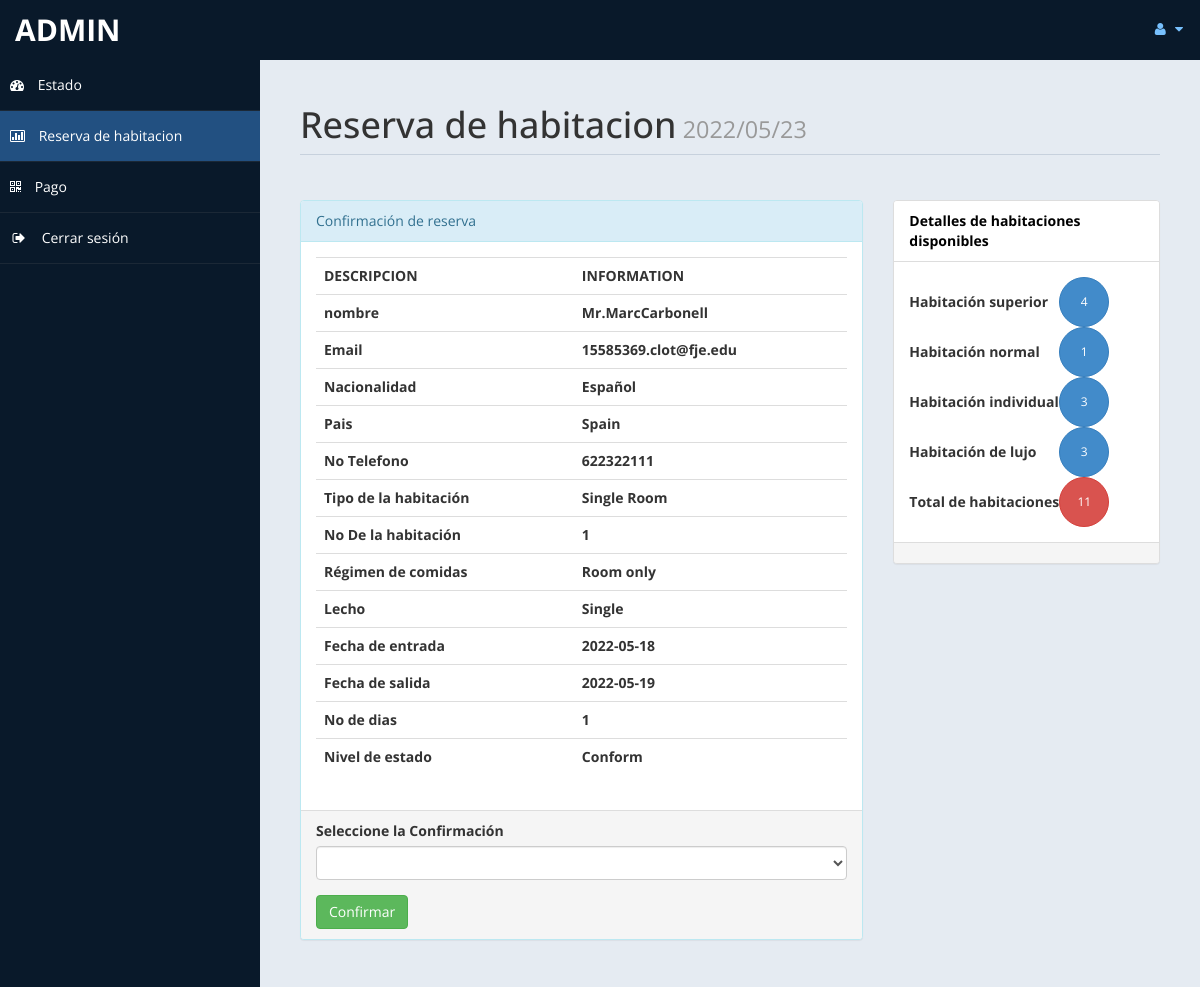
Page /admin/roombook.php?rid=39 (signed in) on the committed database.
### tables this page shows
CREATE TABLE `roombook` (
  `id` int(10) UNSIGNED NOT NULL,
  `Title` varchar(5) DEFAULT NULL,
  `FName` text DEFAULT NULL,
  `LName` text DEFAULT NULL,
  `Email` varchar(50) DEFAULT NULL,
  `National` varchar(30) DEFAULT NULL,
  `Country` varchar(30) DEFAULT NULL,
  `Phone` text DEFAULT NULL,
  `TRoom` varchar(20) DEFAULT NULL,
  `Bed` varchar(10) DEFAULT NULL,
  `NRoom` varchar(2) DEFAULT NULL,
  `Meal` varchar(15) DEFAULT NULL,
  `cin` date DEFAULT NULL,
  `cout` date DEFAULT NULL,
  `stat` varchar(15) DEFAULT NULL,
  `nodays` int(11) DEFAULT NULL
);

### admin/roombook.php (the view, shortened to what this page needs)
<?php
if (!isset($_GET["rid"])) {
	header("location:index.php");
} else {
	$curdate = date("Y/m/d");
	include('db.php');
	$id = $_GET['rid'];
	$sql = "Select * from roombook where id = '$id'";
	$re = mysqli_query($con, $sql);
	while ($row = mysqli_fetch_array($re)) {
		$title = $row['Title'];
		$fname = $row['FName'];
		$lname = $row['LName'];
		$email = $row['Email'];
		$nat = $row['National'];
		$country = $row['Country'];
		$Phone = $row['Phone'];
		$troom = $row['TRoom'];
		$nroom = $row['NRoom'];
		$bed = $row['Bed'];
		$meal = $row['Meal'];
		$cin = $row['cin'];
		$cout = $row['cout'];
		$sta = $row['stat'];
		$days = $row['nodays'];
	}
}
?>
<!DOCTYPE html>
<html xmlns="http://www.w3.org/1999/xhtml">
<head>
	<link href="assets/css/bootstrap.css" rel="stylesheet" />
	<link href="assets/css/font-awesome.css" rel="stylesheet" />
	<link href="assets/css/custom-styles.css" rel="stylesheet" />
</head>
<body>
	<div id="wrapper">
		<nav class="navbar navbar-default top-navbar" role="navigation">
			<div class="navbar-header">
				<a class="navbar-brand" href="home.php"> <?php echo $_SESSION["user"]; ?> </a>
			</div>
			<ul class="nav navbar-top-links navbar-right">
				<li class="dropdown">
					<a class="dropdown-toggle" data-toggle="dropdown" href="#" aria-expanded="false">
						<i class="fa fa-user fa-fw"></i> <i class="fa fa-caret-down"></i>
					</a>
				</li>
			</ul>
		</nav>
		<nav class="navbar-default navbar-side" role="navigation">
			<div class="sidebar-collapse">
				<ul class="nav" id="main-menu">
					<li>
						<a href="home.php"><i class="fa fa-dashboard"></i> Estado</a>
					</li>
					<li>
						<a class="active-menu" href="roombook.php"><i class="fa fa-bar-chart-o"></i> Reserva de habitacion</a>
					</li>
					<li>
						<a href="payment.php"><i class="fa fa-qrcode"></i> Pago</a>
					</li>
					<li>
						<a href="logout.php"><i class="fa fa-sign-out fa-fw"></i> Cerrar sesión</a>
					</li>
				</ul>
			</div>
		</nav>
		<div id="page-wrapper">
			<div id="page-inner">
				<div class="row">
					<div class="col-md-12">
						<h1 class="page-header">
							Reserva de habitacion<small> <?php echo  $curdate; ?> </small>
						</h1>
					</div>
					<div class="col-md-8 col-sm-8">
						<div class="panel panel-info">
							<div class="panel-heading">
								Confirmación de reserva
							</div>
							<div class="panel-body">
								<div class="table-responsive">
									<table class="table">
										<tr>
											<th>DESCRIPCION</th>
											<th>INFORMATION</th>
										</tr>
										<tr>
											<th>nombre</th>
											<th><?php echo $title . $fname . $lname; ?> </th>
										</tr>
										<tr>
											<th>Email</th>
											<th><?php echo $email; ?> </th>
										</tr>
										<tr>
											<th>Nacionalidad </th>
											<th><?php echo $nat; ?></th>
										</tr>
										<tr>
											<th>Pais </th>
											<th><?php echo $country;  ?></th>
										</tr>
										<tr>
											<th> No Telefono</th>
											<th><?php echo $Phone; ?></th>
										</tr>
										<tr>
											<th>Tipo de la habitación</th>
											<th><?php echo $troom; ?></th>
										</tr>
										<tr>
											<th>No De la habitación </th>
											<th><?php echo $nroom; ?></th>
										</tr>
										<tr>
											<th>Régimen de comidas </th>
											<th><?php echo $meal; ?></th>
										</tr>
										<tr>
											<th>Lecho </th>
											<th><?php echo $bed; ?></th>
										</tr>
										<tr>
											<th>Fecha de entrada</th>
											<th><?php echo $cin; ?></th>
										</tr>
										<tr>
											<th>Fecha de salida</th>
											<th><?php echo $cout; ?></th>
										</tr>
										<tr>
											<th>No de dias</th>
											<th><?php echo $days; ?></th>
										</tr>
										<tr>
											<th>Nivel de estado</th>
											<th><?php echo $sta; ?></th>
										</tr>
									</table>
								</div>
							</div>
							<div class="panel-footer">
								<form method="post">
									<div class="form-group">
										<label>Seleccione la Confirmación</label>
										<select name="conf" class="form-control">
											<option value selected> </option>
											<option value="Conform">Confirmar</option>
										</select>
									</div>
									<input type="submit" name="co" value="Confirmar" class="btn btn-success">
								</form>
							</div>
						</div>
					</div>
					<?php
					$rsql = "select * from room";
					$rre = mysqli_query($con, $rsql);
					$r = 0;
					$sc = 0;
					$gh = 0;
					$sr = 0;
					$dr = 0;
					while ($rrow = mysqli_fetch_array($rre)) {
						$r = $r + 1;
						$s = $rrow['type'];
						if ($s == "Superior Room") {
							$sc = $sc + 1;
						}
						if ($s == "Guest House") {
							$gh = $gh + 1;
						}
						if ($s == "Single Room") {
							$sr = $sr + 1;
						}
						if ($s == "Deluxe Room") {
							$dr = $dr + 1;
						}
					}
					?>
					<?php
					$csql = "select * from payment";
					$cre = mysqli_query($con, $csql);
					$cr = 0;
					$csc = 0;
					$cgh = 0;
					$csr = 0;
					$cdr = 0;
					while ($crow = mysqli_fetch_array($cre)) {
						$cr = $cr + 1;
						$cs = $crow['troom'];
						if ($cs == "Superior Room") {
							$csc = $csc + 1;
						}
						if ($cs == "Guest House") {
							$cgh = $cgh + 1;
						}
						if ($cs == "Single Room") {
							$csr = $csr + 1;
						}
						if ($cs == "Deluxe Room") {
							$cdr = $cdr + 1;
						}
					}
					?>
					<div class="col-md-4 col-sm-4">
						<div class="panel panel-default">
							<div class="panel-heading">
								Detalles de habitaciones disponibles
							</div>
							<div class="panel-body">
								<table width="200px">
									<tr>
										<td><b>Habitación superior </b></td>
										<td><button type="button" class="btn btn-primary btn-circle"><?php
																										$f1 = $sc - $csc;
																										if ($f1 <= 0) {
																											$f1 = "NO";
																											echo $f1;
																										} else {
																											echo $f1;
																										}
																										?> </button></td>
									</tr>
									<tr>
										<td><b>Habitación normal</b> </td>
										<td><button type="button" class="btn btn-primary btn-circle"><?php
																										$f2 =  $gh - $cgh;
																										if ($f2 <= 0) {
																											$f2 = "NO";
																											echo $f2;
																										} else {
																											echo $f2;
																										}
																										?> </button></td>
									</tr>
									<tr>
										<td><b>Habitación individual </b></td>
										<td><button type="button" class="btn btn-primary btn-circle"><?php
																										$f3 = $sr - $csr;
																										if ($f3 <= 0) {
																											$f3 = "NO";
																											echo $f3;
																										} else {
																											echo $f3;
																										}
																										?> </button></td>
									</tr>
									<tr>
										<td><b>Habitación de lujo</b> </td>
										<td><button type="button" class="btn btn-primary btn-circle"><?php
																										$f4 = $dr - $cdr;
																										if ($f4 <= 0) {
																											$f4 = "NO";
																											echo $f4;
																										} else {
																											echo $f4;
																										}
																										?> </button></td>
									</tr>
									<tr>
										<td><b>Total de habitaciones</b> </td>
										<td> <button type="button" class="btn btn-danger btn-circle"><?php
																										$f5 = $r - $cr;
																										if ($f5 <= 0) {
																											$f5 = "NO";
																											echo $f5;
																										} else {
																											echo $f5;
																										}
																										?> </button></td>
									</tr>
								</table>
							</div>
							<div class="panel-footer">
							</div>
						</div>
					</div>
				</div>
			</div>
		</div>
	</div>
</body>
</html>

### admin/assets/css/custom-styles.css (style rules this page uses)
body { font-family: 'Open Sans', sans-serif; }
#wrapper { width: 100%; background:#09192A; }
#page-wrapper { padding: 15px 15px; min-height: 600px; background:#E5EBF2; }
#page-inner { width:100%; margin:10px 20px 10px 0px; background-color:transparent; padding:10px; min-height:1200px; }
h1, .h1, h2, .h2, h3, .h3 { margin-top: 7px; margin-bottom: -5px; }
.page-header { padding-bottom: 9px; margin: 10px 0 45px; border-bottom: 1px solid #C7D1DD; }
.panel-default > .panel-heading { color: #000; background-color: #FFFFFF; border-color: #ddd; font-weight:bold; }
.top-navbar { margin:0px; }
.top-navbar .navbar-brand { color: #fff; width: 260px; text-align: left; height: 60px; font-size: 30px; font-weight: 700; text-transform: uppercase; line-height: 30px; }
.top-navbar .nav > li { position: relative; display: inline-block; }
.top-navbar .nav > li > a { position: relative; display: block; padding: 19px 15px; color: #77C0FD; }
.active-menu { background-color:#225081!important; }
.sidebar-collapse , .sidebar-collapse .nav { background:none; }
.sidebar-collapse .nav { padding:0; }
.sidebar-collapse .nav > li > a { color:#fff; background:transparent; text-shadow:none; }
.sidebar-collapse > .nav > li > a { padding:15px 10px; }
.sidebar-collapse > .nav > li { border-bottom: 1px solid rgba(107, 108, 109, 0.19); }
.navbar-side { border:none; background-color: transparent; }
.top-navbar { background:#09192A; border-bottom:none; }
.top-navbar .nav > li > a > i { margin-right: 2px; }
.navbar-default { border:0px solid black; }
.navbar-header { background: #09192A; }
.nav > li > a > i { margin-right:10px; }
.btn-circle { width: 50px; height: 50px; padding: 6px 0; -webkit-border-radius: 25px; -moz-border-radius: 25px; border-radius: 25px; text-align: center; font-size: 12px; line-height: 1.428571429; }
@media (min-width:768px) { #page-wrapper { margin: 0 0 0 260px; padding: 15px 30px; min-height: 1200px; } }
@media (min-width:768px) { .navbar-side { z-index: 1; position: absolute; width: 260px; } }
@media (min-width:768px) { .navbar { border-radius: 0px; } }

### rows in the picture
roombook: Title "Mr.", FName "Marc", LName "Carbonell", Email "15585369.clot@fje.edu", National "Español", Country "Spain", Phone "622322111", TRoom "Single Room", NRoom "1", Meal "Room only", Bed "Single", cin "2022-05-18", cout "2022-05-19", nodays "1", stat "Conform"

### other values in the picture
$_SESSION["user"] "ADMIN"
$f1 "4"
$f2 "1"
$f3 "3"
$f4 "3"
$f5 "11"
